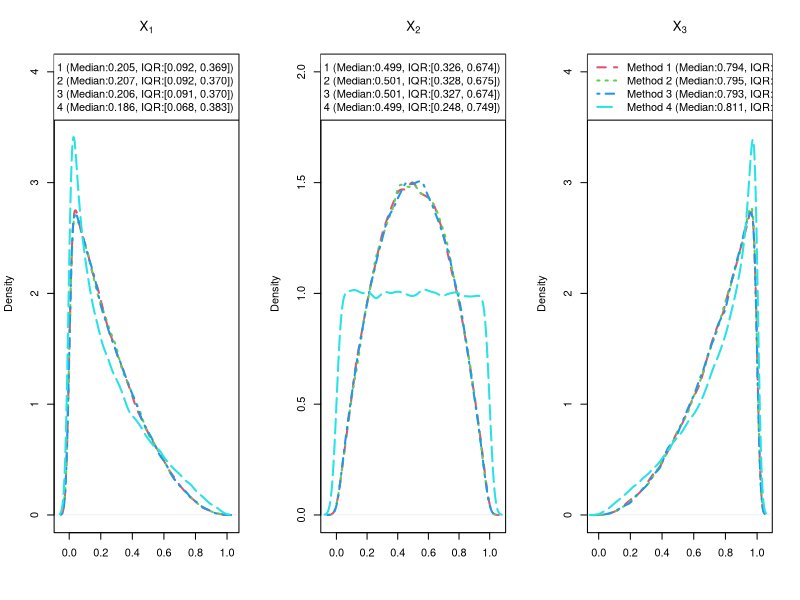

This chart was generated by the following R code:
setwd("C:/Users/JINHU/OneDrive - connect.hku.hk/文档/ProjectCode/ABC-simu")
library(magrittr)

# Method 1
m1.x2 <- rbeta(100000, 2, 2)
m1.x1 <- runif(100000, 0, m1.x2)
m1.x3 <- runif(100000, m1.x2, 1)

# Method 2
m2.x1 <- runif(100000)
m2.x2 <- runif(100000)
m2.x3 <- runif(100000)
m2.xs <- rbind(m2.x1, m2.x2, m2.x3)
m2.xs.sorted <- apply(m2.xs, 2, sort)
m2.x1 <- m2.xs.sorted[1, ]
m2.x2 <- m2.xs.sorted[2, ]
m2.x3 <- m2.xs.sorted[3, ]


# Method 3
m3.x1 <- c()
m3.x2 <- c()
m3.x3 <- c()
while (length(m3.x1)<=100000){
    xs <- runif(3)
    if (xs[1] < xs[2] & xs[2] < xs[3]){
        m3.x1 <- c(m3.x1, xs[1])
        m3.x2 <- c(m3.x2, xs[2])
        m3.x3 <- c(m3.x3, xs[3])
    }
}

# Method 4
m4.x2 <- rbeta(100000, 1, 1)
m4.x1 <- runif(100000, 0, m4.x2)
m4.x3 <- runif(100000, m4.x2, 1)


dats1 <- list(m1.x1, m2.x1, m3.x1, m4.x1)
dats2 <- list(m1.x2, m2.x2, m3.x2, m4.x2)
dats3 <- list(m1.x3, m2.x3, m3.x3, m4.x3)
legend.fn <- function(dats){
    x1stats <- round(do.call(rbind, lapply(dats, quantile, probs=c(0.25, 0.5, 0.75))), 3);x1stats
    labs <- apply(x1stats, 1, function(curStats)sprintf("(Median:%.3f, IQR:[%.3f, %.3f])", curStats[2], curStats[1], curStats[3]))
    paste0("Method ", 1:4, " ", labs)
}
legend.fn(dats2)



png(filename="plots/toy.png", unit="in", height=6, width=12, res=300)
par(mfrow=c(1, 3))
plot(density(m1.x1), main=expression('X'[1]), col=2, lty=2, lwd=2, ylim=c(0, 4), xlab="")
lines(density(m2.x1), col=3, lty=3, lwd=2)
lines(density(m3.x1),  col=4, lty=4, lwd=2)
lines(density(m4.x1),  col=5, lty=5, lwd=2)
legend("topright", legend=legend.fn(dats1), col=2:5, lty=2:5, lwd=rep(2, 4))

plot(density(m1.x2), main=expression('X'[2]), col=2, lty=2, lwd=2, ylim=c(0, 2), xlab="")
lines(density(m2.x2), col=3, lty=3, lwd=2)
lines(density(m3.x2),  col=4, lty=4, lwd=2)
lines(density(m4.x2),  col=5, lty=5, lwd=2)
legend("topright", legend=legend.fn(dats2), col=2:5, lty=2:5, lwd=rep(2, 4))

plot(density(m1.x3), main=expression('X'[3]), col=2, lty=2, lwd=2, ylim=c(0, 4), xlab="")
lines(density(m2.x3), col=3, lty=3, lwd=2)
lines(density(m3.x3),  col=4, lty=4, lwd=2)
lines(density(m4.x3),  col=5, lty=5, lwd=2)
legend("topleft", legend=legend.fn(dats3), col=2:5, lty=2:5, lwd=rep(2, 4))
par(mfrow=c(1, 1))
dev.off()